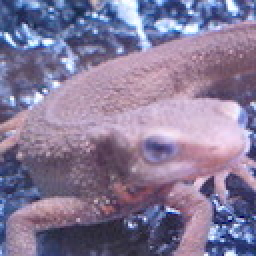
#> input picture imori.jpg, 128 x 128 px (shown 2 times larger)
$ python answer_69.py   (older library calls are emulated)
#> lines starting #> are read from the running program, lines starting #| are printed output that depends on the picture; after the words box and inside, x2 and y2 are one past the last pixel; in counts of white or black regions, pixels touching at a corner belong together
# -*- coding:utf-8 -*-
import numpy as np
import cv2

class HOG(object):
    def __init__(self, gray):
        if len(gray.shape) != 2:
            raise ValueError("灰度图像")
        self.gray = gray

    def get_gradXY(self):
        H, W = self.gray.shape
        gray = np.pad(self.gray, (1, 1), 'edge')

        gx = gray[1:H + 1, 2:] - gray[1:H + 1, :W]
        gy = gray[2:, 1:W + 1] - gray[:H, 1:W + 1]

        gx[gx == 0] = 1e-6

        return gx, gy

    def get_MagGrad(self, gx, gy):
        magnitude = np.sqrt(gx ** 2 + gy ** 2)
        gradient = np.arctan(gy / gx)

        # todo 小于0 ？？？
        gradient[gradient < 0] = np.pi / 2 + gradient[gradient < 0] + np.pi / 2

        return magnitude, gradient

    def quantization(self, gradient):
        # prepare quantization tablec
        gradient_quantized = np.zeros_like(gradient, dtype=np.int)

        # quantization base
        d = np.pi / 9

        # quantization
        for i in range(9):
            gradient_quantized[np.where((gradient >= d * i) & (gradient <= d * (i + 1)))] = i

        return gradient_quantized

    def gradient_histogram(self, gradient_quantized, magnitude, N=8):
        # get shape
        H, W = magnitude.shape

        # get cell num
        cell_N_H = H // N
        cell_N_W = W // N
        histogram = np.zeros((cell_N_H, cell_N_W, 9), dtype=np.float32)
        for y in range(cell_N_H):
            for x in range(cell_N_W):
                for j in range(N):
                    for i in range(N):
                        histogram[y, x,
                                  gradient_quantized[y * 4 + j, x * 4 + i]] += \
                            magnitude[y * 4 + j, x * 4 + i]

        return histogram

    def normalization(self, histogram, C=3, epsilon=1):
        cell_N_H, cell_N_W, _ = histogram.shape

        ## each histogram
        for y in range(cell_N_H):
            for x in range(cell_N_W):
                # for i in range(9):
                histogram[y, x] /= np.sqrt(np.sum(histogram[max(y - 1, 0): min(y + 2, cell_N_H),
                                                  max(x - 1, 0): min(x + 2, cell_N_W)] ** 2) + epsilon)

        return histogram

    def run(self):
        # 1. Gray -> Gradient x and y
        gx, gy = self.get_gradXY()

        # 2. get gradient magnitude and angle
        magnitude, gradient = self.get_MagGrad(gx, gy)

        # 3. Quantization
        gradient_quantized = self.quantization(gradient)

        # 4. Gradient histogram
        histogram = self.gradient_histogram(gradient_quantized, magnitude)

        # 5. Histogram normalization
        histogram = self.normalization(histogram)

        return histogram


def draw_HOG(img, histogram):
    # Grayscale
    def BGR2GRAY(img):
        gray = 0.2126 * img[..., 2] + 0.7152 * img[..., 1] + 0.0722 * img[..., 0]
        return gray

    def draw(gray, histogram, N=8):
        # get shape
        H, W = gray.shape
        cell_N_H, cell_N_W, _ = histogram.shape

        ## Draw
        out = gray[1: H + 1, 1: W + 1].copy().astype(np.uint8)

        for y in range(cell_N_H):
            for x in range(cell_N_W):
                cx = x * N + N // 2
                cy = y * N + N // 2
                x1 = cx + N // 2 - 1
                y1 = cy
                x2 = cx - N // 2 + 1
                y2 = cy

                h = histogram[y, x] / np.sum(histogram[y, x])
                h /= h.max()

                for c in range(9):
                    # angle = (20 * c + 10 - 90) / 180. * np.pi
                    # get angle
                    angle = (20 * c + 10) / 180. * np.pi
                    rx = int(np.sin(angle) * (x1 - cx) + np.cos(angle) * (y1 - cy) + cx)
                    ry = int(np.cos(angle) * (x1 - cx) - np.cos(angle) * (y1 - cy) + cy)
                    lx = int(np.sin(angle) * (x2 - cx) + np.cos(angle) * (y2 - cy) + cx)
                    ly = int(np.cos(angle) * (x2 - cx) - np.cos(angle) * (y2 - cy) + cy)

                    # color is HOG value
                    c = int(255. * h[c])

                    # draw line
                    cv2.line(out, (lx, ly), (rx, ry), (c, c, c), thickness=1)

        return out

    # get gray
    gray = BGR2GRAY(img)

    # draw HOG
    out = draw(gray, histogram)

    return out


# Read image
img = cv2.imread("imori.jpg").astype(np.float32)

# get HOG
obj_hog = HOG(cv2.cvtColor(img,cv2.COLOR_RGB2GRAY))
histogram = obj_hog.run()
#> in get_gradXY, `gray = np.pad(self.gray, (1, 1), 'edge')`:
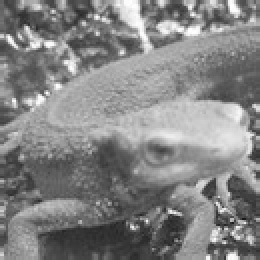
#> gray: shape (130, 130) float32 (shown 2 times larger); min 25.61, max 254.5, mean 132.1
#> in get_gradXY, `gx = gray[1:H + 1, 2:] - gray[1:H + 1, :W]`:
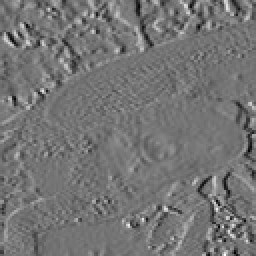
#> gx: shape (128, 128) float32 (shown 2 times larger); min -167.1, max 197.8, mean -0.1; drawn with min black and max white
#> in get_gradXY, `gy = gray[2:, 1:W + 1] - gray[:H, 1:W + 1]`:
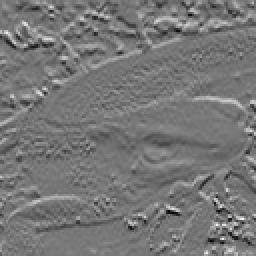
#> gy: shape (128, 128) float32 (shown 2 times larger); min -182.8, max 208, mean -0.5; drawn with min black and max white
#> in get_gradXY, `gx[gx == 0] = 1e-6`: gx: shape (128, 128) float32; 0.32% of pixels changed, all inside (x1, y1, x2, y2) = (0, 16, 128, 128)
#> in get_MagGrad, `magnitude = np.sqrt(gx ** 2 + gy ** 2)`:
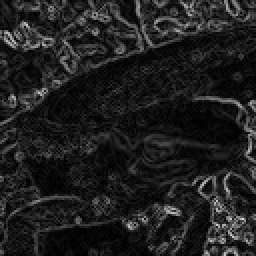
#> magnitude: shape (128, 128) float32 (shown 2 times larger); min 0.147, max 221.5, mean 31.4
#> in get_MagGrad, `gradient = np.arctan(gy / gx)`:
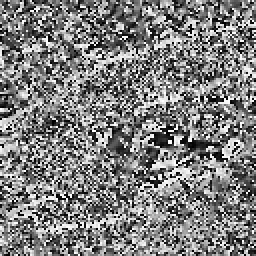
#> gradient: shape (128, 128) float32 (shown 2 times larger); min -1.57, max 1.57, mean -0.0106; drawn with min black and max white
#> in run, `gradient_quantized = self.quantization(gradient)`:
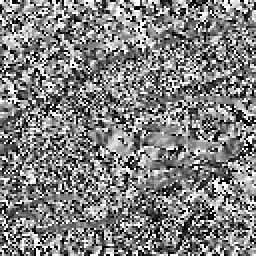
#> gradient_quantized: shape (128, 128) int64 (shown 2 times larger); min 0, max 8, mean 4.04; drawn with min black and max white

# draw HOG
out = draw_HOG(img, histogram)
#> after the loop in draw, `for y in range(cell_N_H):`:
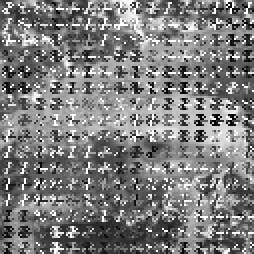
#> out: shape (127, 127) (shown 2 times larger); min 0, max 255, mean 125.2


# Save result
cv2.imshow("result", out)
cv2.waitKey(0)
cv2.destroyAllWindows()

$ run again, with thorino.jpg copied over imori.jpg
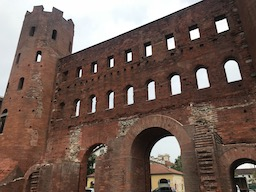
#> input picture thorino.jpg, 256 x 192 px
#> in run, `gradient_quantized = self.quantization(gradient)`:
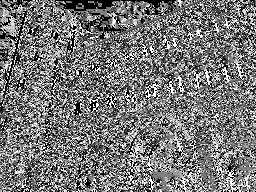
#> gradient_quantized: shape (192, 256) int64; min 0, max 8, mean 3.75; drawn with min black and max white
#> after the loop in draw, `for y in range(cell_N_H):`:
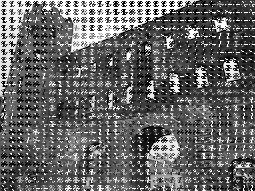
#> out: shape (191, 255); min 0, max 255, mean 100.3
